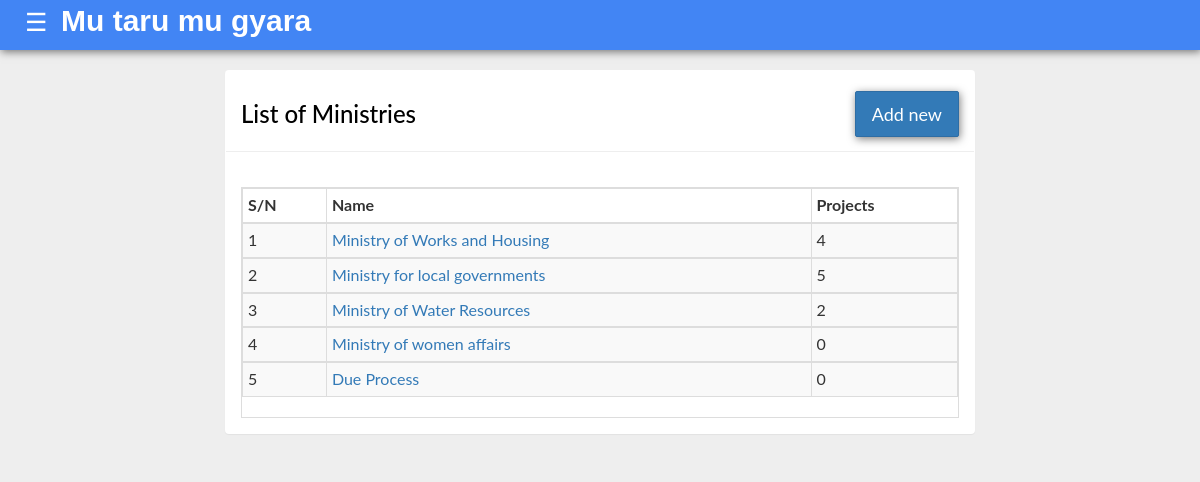
The page /ministrylist (signed in) on the database its author committed.
### mda/models.py (models this page shows, shortened)
class Ministry(models.Model):
    name = models.CharField(max_length=200)
    def ministryProjectCount(self):
        return self.projects.all().count()

### mda/views.py (the view)
# urls.py: path('ministrylist', views.MinistryList.as_view(), name = 'ministry_list'),
class MinistryList(LoginRequiredMixin, ListView):
    model = Ministry

### mda/templates/mda/ministry_list.html
{% extends "base.html" %}
{% block content %}
<div class="col-sm-12 col-md-8 col-md-offset-2">
<div class="panel panel-inverse">
<div class="panel-heading">
<h3>List of Ministries<span><a class="btn btn-primary btn-lg" href="{% url 'mda:ministry_create' %}" style="float:right; margin-top:-10px;">Add new</a></span></h3>
</div>
<hr>
<div class="panel-body">
  <div class="table-responsive table-bordered">
<table class="table table-bordered table-striped table-condensed">
<thead>
<tr>
<th>S/N</th>
<th>Name</th>
<th>Projects</th>
</tr>
</thead>
{% for ministry in object_list %}
<tbody>
<tr>
<td>{{forloop.counter}}</td>
<td><a href="{% url 'mda:ministry_detail' ministry.id %}">{{ministry.name}}</a></td>
<td>{{ministry.ministryProjectCount}}</td>
</tr>
{% endfor %}
</tbody>
</div>
</div></div>
{% endblock content %}

### users/static/css/base.css (style rules this page uses)
body { background-color: #eee; font-family: "Lato", sans-serif; }
.btn { box-shadow: 1px 2px 8px rgba(0, 0, 0, .5); border-radius: 2px; }
.panel-heading { color: black; height: 60px; }

### rows shown on the page
Ministry: name "Ministry of Works and Housing", ministryProjectCount "4"
Ministry: name "Ministry for local governments", ministryProjectCount "5"
Ministry: name "Ministry of Water Resources", ministryProjectCount "2"
Ministry: name "Ministry of women affairs", ministryProjectCount "0"
Ministry: name "Due Process", ministryProjectCount "0"
